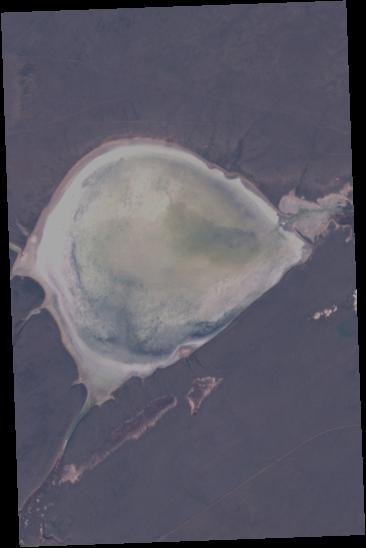
#> input picture water_body.jpg, 366 x 548 px
$ jupyter execute LAke_segmentation.ipynb
#> lines starting #> are read from the running program, lines starting #| are printed output that depends on the picture; after the words box and inside, x2 and y2 are one past the last pixel; in counts of white or black regions, pixels touching at a corner belong together; long printed decimals are rounded
[cell 1]
import cv2
import numpy as np
import matplotlib.pyplot as plt

[cell 2]
image = cv2.imread(r'water_body.jpg')
#> image is the input picture: shape (548, 366, 3); mean B, G, R 100.9, 89, 91.2
mask = cv2.imread(r'water_body_Masked.jpg' , 0)
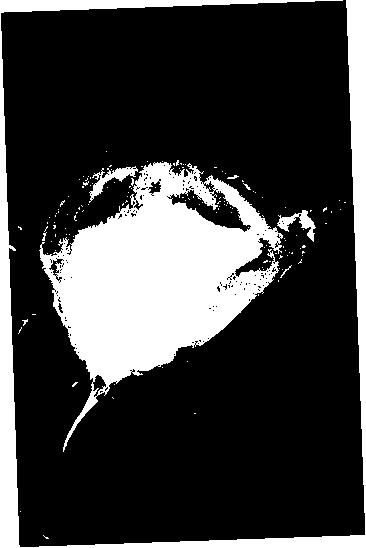
#> input picture water_body_Masked.jpg, 366 x 548 px
#> mask is the input picture: shape (548, 366); min 0, max 255, mean 60.7
image_bw = cv2.imread(r'water_body.jpg' , 0)
#> image_bw: shape (548, 366); min 0, max 179, mean 91

[cell 3]
mask = mask/255

[cell 4]
plt.imshow(image)

[cell 5]
plt.imshow(mask)

Image Preprocessing

[cell 6]
def preprocess(image):

    clahe = cv2.createCLAHE(clipLimit=2.0, tileGridSize=(8,8))

    enhanced_img = clahe.apply(image)

    return enhanced_img

[cell 7]
contrast_enhanced = preprocess(image_bw)

[cell 8]
plt.imshow(preprocess(contrast_enhanced))
#> in preprocess (call 2), `enhanced_img = clahe.apply(image)`:
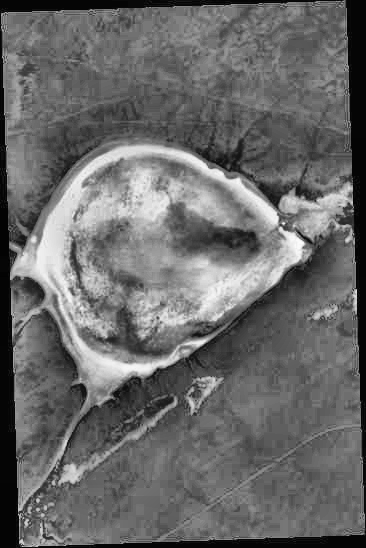
#> enhanced_img: shape (548, 366); min 2, max 252, mean 105.2

Segment

Watershed

[cell 9]
def watershed(image , org_image):

    ret, thresh = cv2.threshold(image,119,255,cv2.THRESH_BINARY_INV+cv2.THRESH_OTSU)

    kernel = np.ones((3,3),np.uint8)

    opening = cv2.morphologyEx(thresh,cv2.MORPH_OPEN,kernel, iterations = 2)

    sure_bg = cv2.dilate(opening,kernel,iterations=3)

    dist_transform = cv2.distanceTransform(opening,cv2.DIST_L2,5)
    ret, sure_fg = cv2.threshold(dist_transform,0.7*dist_transform.max(),255,0)

    sure_fg = np.uint8(sure_fg)
    unknown = cv2.subtract(sure_bg,sure_fg)

    ret, markers = cv2.connectedComponents(sure_fg)

    markers = markers+1

    markers[unknown==255] = 0

    markers = cv2.watershed(org_image,markers)


    segments = np.zeros_like(org_image)

    segments[markers == -1] = [255,255 , 255]

    return segments , markers

[cell 10]
segment , marker = watershed(contrast_enhanced , image)
#> in watershed, `ret, thresh = cv2.threshold(image,119,255,cv2.THRESH_BINARY_INV+cv2.TH..`:
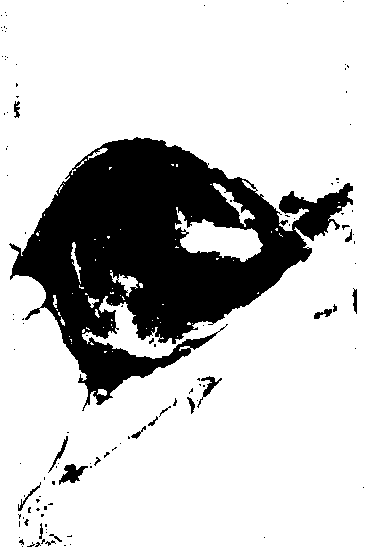
#> thresh: shape (548, 366); 78.5% white; 115 black regions (96 under 20 px), largest, box (x1, y1, x2, y2) and area: (9, 137, 353, 411) 41390, (59, 464, 88, 485) 293, (197, 376, 222, 408) 178
#> in watershed, `ret, thresh = cv2.threshold(image,119,255,cv2.THRESH_BINARY_INV+cv2.TH..`: ret = 119
#> in watershed, `opening = cv2.morphologyEx(thresh,cv2.MORPH_OPEN,kernel, iterations = 2)`: opening: shape (548, 366); 77.3% white; 52 black regions (38 under 20 px), largest, box (x1, y1, x2, y2) and area: (9, 137, 353, 411) 43422, (52, 457, 101, 485) 404, (187, 376, 222, 414) 368
#> in watershed, `sure_bg = cv2.dilate(opening,kernel,iterations=3)`: sure_bg: shape (548, 366); 81.9% white; 7 black regions (4 under 20 px), largest, box (x1, y1, x2, y2) and area: (15, 141, 347, 394) 36072, (66, 468, 79, 479) 98, (202, 380, 213, 389) 38
#> in watershed, `ret, sure_fg = cv2.threshold(dist_transform,0.7*dist_transform.max(),2..`:
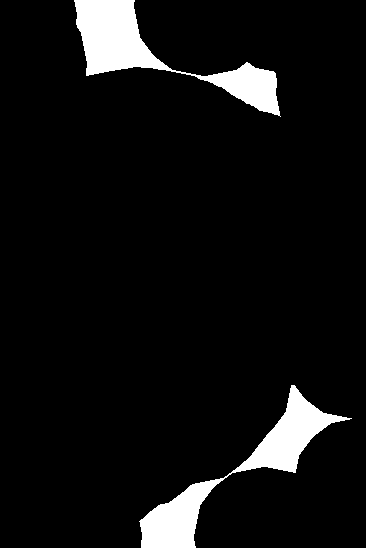
#> sure_fg: shape (548, 366) float32; 6.6% white; 2 white regions, box (x1, y1, x2, y2) and area: (74, 0, 281, 117) 6704, (139, 385, 352, 548) 6503
#> in watershed, `ret, sure_fg = cv2.threshold(dist_transform,0.7*dist_transform.max(),2..`: ret = 70.67
#> in watershed, `unknown = cv2.subtract(sure_bg,sure_fg)`: unknown: shape (548, 366); 75.4% white; 9 black regions (4 under 20 px), largest, box (x1, y1, x2, y2) and area: (15, 141, 347, 394) 36072, (74, 0, 281, 117) 6704, (139, 385, 352, 548) 6503, (66, 468, 79, 479) 98, (202, 380, 213, 389) 38
#> in watershed, `ret, markers = cv2.connectedComponents(sure_fg)`: markers: shape (548, 366) int32; 3 distinct labels, from 0 to 2
#> in watershed, `ret, markers = cv2.connectedComponents(sure_fg)`: ret = 3
#> in watershed, `markers = markers+1`:
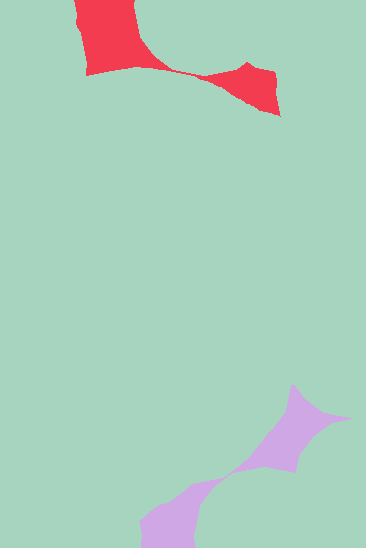
#> markers: shape (548, 366) int32; 3 distinct labels, from 1 to 3; one colour per label, 0 black
#> in watershed, `markers[unknown==255] = 0`: markers: shape (548, 366) int32; 4 distinct labels, from 0 to 3
#> in watershed, `markers = cv2.watershed(org_image,markers)`:
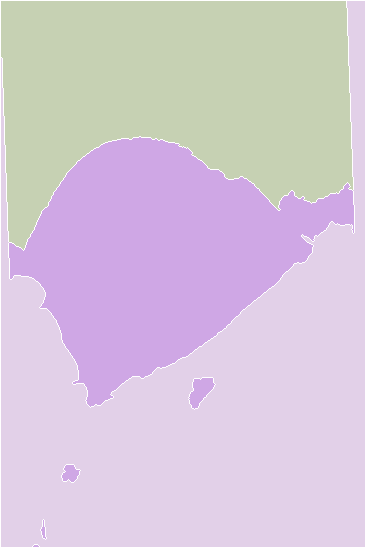
#> markers: shape (548, 366) int32; 4 distinct labels, from -1 to 3; one colour per label, 0 black, -1 white
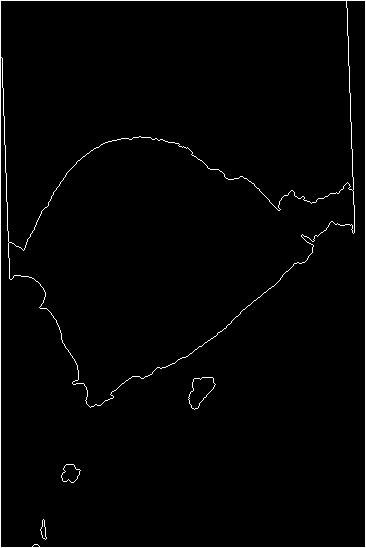
#> segment: shape (548, 366, 3); 1.7% white in thin lines or dots

[cell 11]
plt.imshow(segment)

[cell 12]
cv2.imwrite(r'Outputs/watershed.jpg' , segment)
#> Out = True

Grabcut

[cell 13]
def grabcut(image):
    mask = np.zeros(image.shape[:2], np.uint8)

    rect = (10 , 10, 350, 500)

    bgdModel = np.zeros((1, 65), np.float64)
    fgdModel = np.zeros((1, 65), np.float64)
    cv2.grabCut(image, mask, rect, bgdModel, fgdModel, 5, cv2.GC_INIT_WITH_RECT)

    segmented = np.where((mask == 2) | (mask == 0), 0, 1).astype('uint8')
    result = image * segmented[:, :, np.newaxis]

    return result , segmented

[cell 14]
result , segmented =  grabcut(image)
#> segmented: shape (548, 366); values 0 (black) and 1 (white), 24.4% white; 7 white regions (2 under 20 px), largest, box (x1, y1, x2, y2) and area: (10, 137, 353, 408) 48863, (353, 290, 357, 311) 49, (314, 312, 323, 319) 39, (324, 309, 332, 316) 38, (190, 400, 194, 409) 22

[cell 15]
segmented.shape
#> Out = (548, 366)

[cell 16]
ret, segmented_th = cv2.threshold(segmented, 119, 255, cv2.THRESH_BINARY_INV+cv2.THRESH_OTSU)
#> ret = 0

[cell 17]
plt.imshow(segmented_th)

[cell 18]
segmented_th.shape
#> Out = (548, 366)

[cell 19]
plt.imshow(np.expand_dims(segmented_th, axis=-1))

[cell 20]
cv2.imwrite(r'Outputs/grabcut.jpg' , segmented_th)
#> Out = True

Binary Thresholding

[cell 21]
ret, binary_image = cv2.threshold(contrast_enhanced, 119, 255, cv2.THRESH_BINARY + cv2.THRESH_OTSU)
#> ret = 119

[cell 22]
ret
#> Out = 119

[cell 23]
plt.imshow(binary_image)

[cell 24]
plt.imshow(mask)

[cell 25]
binary_image.shape
#> Out = (548, 366)

[cell 26]
cv2.imwrite(r'Outputs/binary_mask.jpg' , binary_image )
#> Out = True

Morphological Operations

[cell 27]
image = cv2.imread('water_body.jpg')

hsv = cv2.cvtColor(image, cv2.COLOR_BGR2HSV)
#> hsv: shape (548, 366, 3); mean H, S, V 109.1, 41.6, 101.9

lower_threshold = np.array([90, 0, 0])
upper_threshold = np.array([130, 255, 255])

mask = cv2.inRange(hsv, lower_threshold, upper_threshold)
#> mask: shape (548, 366); 72.6% white; 36 black regions (13 under 20 px), largest, box (x1, y1, x2, y2) and area: (0, 0, 366, 548) 48607, (96, 538, 366, 548) 1355, (0, 0, 224, 9) 1137

kernel = cv2.getStructuringElement(cv2.MORPH_ELLIPSE, (3, 3))
mask = cv2.morphologyEx(mask, cv2.MORPH_CLOSE, kernel)
#> mask: shape (548, 366); 72.9% white; 31 black regions (11 under 20 px), largest, box (x1, y1, x2, y2) and area: (0, 0, 366, 548) 47674, (96, 538, 366, 548) 1353, (0, 0, 224, 9) 1135
mask_ = cv2.morphologyEx(mask, cv2.MORPH_OPEN, kernel)
#> mask_: shape (548, 366); 72.8% white; 31 black regions (10 under 20 px), largest, box (x1, y1, x2, y2) and area: (0, 0, 366, 548) 47874, (96, 538, 366, 548) 1353, (0, 0, 224, 9) 1135


cv2.imwrite('Outputs/Morphology.jpg', mask_)
#> Out = True

[cell 28]
cv2.imwrite('Outputs/Morphology_inb.jpg', 255-mask_)
#> Out = True

Graphcut

[cell 29]
def graphcut_segmentation(image_path):

    image = cv2.imread(image_path)
    lab = cv2.cvtColor(image, cv2.COLOR_BGR2LAB)

    x, y, w, h = 10 ,  10 , 350 , 500
    mask = np.zeros(lab.shape[:2], dtype=np.uint8)
    cv2.rectangle(mask, (x, y), (x+w, y+h), 1, -1)

    fgdModel = np.zeros((1, 65), dtype=np.float64)
    bgdModel = np.zeros((1, 65), dtype=np.float64)

    cv2.grabCut(lab, mask, (x, y, w, h), bgdModel, fgdModel, 5, cv2.GC_INIT_WITH_RECT)

    mask2 = np.where((mask == 2) | (mask == 0), 0, 1).astype('uint8')

    return mask2

[cell 30]
mask_gfcut = graphcut_segmentation(r'water_body.jpg')
#> in graphcut_segmentation, `lab = cv2.cvtColor(image, cv2.COLOR_BGR2LAB)`: lab: shape (548, 366, 3); mean of channels 0, 1, 2 97.2, 131.6, 121.6
#> in graphcut_segmentation, `cv2.rectangle(mask, (x, y), (x+w, y+h), 1, -1)`: mask: shape (548, 366); values 0 (black) and 1 (white), 87.7% white; 1 black region, box (x1, y1, x2, y2) and area: (0, 0, 366, 548) 24717

[cell 31]
plt.imshow(graphcut_segmentation(r'water_body.jpg'))
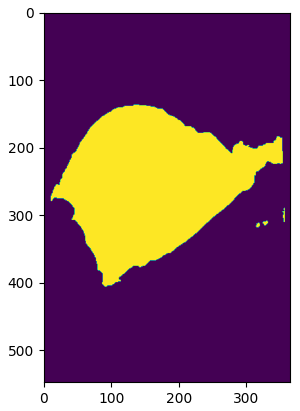
#> figure drawn by matplotlib, 1 panel

[cell 32]
cv2.imwrite(r'Outputs/graphcut.jpg' , mask_gfcut)
#> Out = True

[cell 33]
cv2.imwrite(r'Outputs/graphcut_inv.jpg' , 1-mask_gfcut)
#> Out = True

Calculate Metrics

[cell 34]
class MSELoss:
    def __init__(self):
        pass

    def forward(self, inputs, targets):
        inputs = inputs.flatten()
        targets = targets.flatten()

        mse_loss = np.mean((inputs - targets) ** 2)

        return mse_loss

[cell 35]
class DiceLoss:
    def __init__(self, weight=None, size_average=True):
        pass

    def forward(self, inputs, targets, smooth=1e-1):
        inputs = np.where(inputs == 255, 1, 0).astype(np.uint8)
        targets = np.where(targets == 255, 1, 0).astype(np.uint8)

        inputs = inputs.flatten()
        targets = targets.flatten()

        intersection = np.sum(inputs * targets)
        dice = (2. * intersection + smooth) / (np.sum(inputs) + np.sum(targets) + smooth)

        return 1 - dice

[cell 36]
ALPHA = 0.8
GAMMA = 2

class FocalLoss:
    def __init__(self, weight=None, size_average=True):
        pass

    def forward(self, inputs, targets, alpha=ALPHA, gamma=GAMMA, smooth=1e-1):

        inputs = np.where(inputs == 255, 1, 0).astype(np.uint8)
        targets = np.where(targets == 255, 1, 0).astype(np.uint8)

        inputs = 1 / (1 + np.exp(-inputs))

        inputs = inputs.flatten()
        targets = targets.flatten()

        BCE = -np.mean(targets * np.log(inputs + smooth) + (1 - targets) * np.log(1 - inputs + smooth))
        BCE_EXP = np.exp(-BCE)
        focal_loss = alpha * (1 - BCE_EXP) ** gamma * BCE

        return focal_loss

[cell 37]
def calculate_metric(output , gt):

    mse = MSELoss()
    focal = FocalLoss()
    dice = DiceLoss()

    mse_score = np.mean((output - gt) ** 2)
    focal_score = focal.forward(output , gt)
    dice_score = dice.forward(output , gt)

    return mse_score , focal_score , dice_score

[cell 38]
mask_gt = cv2.imread(r'water_body_Masked.jpg' , 0 )

Grabcut

[cell 39]
mask_gbcut = cv2.imread(r'Outputs/grabcut.jpg' , 0)
#> mask_gbcut: shape (548, 366); min 0, max 255, mean 192.7

[cell 40]
mse , focal , dice = calculate_metric(mask_gbcut , mask_gt)
#> in calculate_metric, `mse_score = np.mean((output - gt) ** 2)`: mse_score = 5.05
#> in forward, `inputs = np.where(inputs == 255, 1, 0).astype(np.uint8)`: inputs: shape (548, 366); values 0 (black) and 1 (white), 74.6% white; 101 black regions (96 under 20 px), largest, box (x1, y1, x2, y2) and area: (8, 136, 360, 408) 50290, (313, 304, 344, 320) 175, (352, 289, 360, 312) 104, (189, 400, 200, 411) 45, (64, 440, 72, 448) 37
#> in forward, `targets = np.where(targets == 255, 1, 0).astype(np.uint8)`: targets: shape (548, 366); values 0 (black) and 1 (white), 20.2% white; 263 white regions (249 under 20 px), largest, box (x1, y1, x2, y2) and area: (40, 162, 279, 387) 26216, (346, 0, 366, 459) 4605, (0, 31, 19, 548) 4548
#> in forward, `BCE = -np.mean(targets * np.log(inputs + smooth) + (1 - targets) * np...`: BCE = 0.216
#> in forward, `BCE_EXP = np.exp(-BCE)`: BCE_EXP = 0.806
#> in forward, `focal_loss = alpha * (1 - BCE_EXP) ** gamma * BCE`: focal_loss = 0.00654
#> in forward, `intersection = np.sum(inputs * targets)`: intersection = 13156
#> in forward, `dice = (2. * intersection + smooth) / (np.sum(inputs) + np.sum(targets..`: dice = 0.138
#> in calculate_metric, `dice_score = dice.forward(output , gt)`: dice_score = 0.862
#> mse = 5.05; focal = 0.00654; dice = 0.862

[cell 41]
print("MSE Loss : " , mse)
#| MSE Loss :  5.052
print("Focal Loss : " , focal)
#| Focal Loss :  0.006535
print("Dice : " , dice)
#| Dice :  0.8615

Binary Thresholding

[cell 42]
mask_bin = cv2.imread(r'Outputs/binary_mask.jpg' , 0)
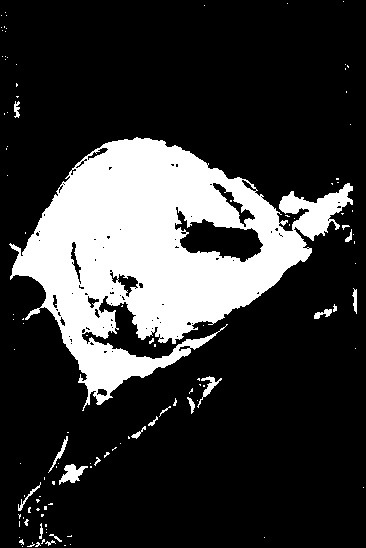
#> mask_bin: shape (548, 366); min 0, max 255, mean 54.8

[cell 43]
mse , focal , dice =  calculate_metric(mask_bin.astype(np.uint8) , mask_gt.astype(np.uint8))
#> in forward (call 2), `inputs = np.where(inputs == 255, 1, 0).astype(np.uint8)`: inputs: shape (548, 366); values 0 (black) and 1 (white), 18.7% white; 169 white regions (155 under 20 px), largest, box (x1, y1, x2, y2) and area: (9, 137, 312, 405) 34952, (279, 183, 353, 241) 1416, (59, 464, 88, 485) 183
#> mse = 4.64; focal = 0.11; dice = 0.505

[cell 44]
print("MSE Loss : " , mse)
#| MSE Loss :  4.640
print("Focal Loss : " , focal)
#| Focal Loss :  0.1095
print("Dice : " , dice)
#| Dice :  0.5048

Morphology

[cell 45]
mask_morp = cv2.imread(r'Outputs/Morphology.jpg' , 0)
#> mask_morp: shape (548, 366); min 0, max 255, mean 185.6

[cell 46]
mse , focal , dice = calculate_metric( mask_morp.astype(np.uint8) , mask_gt.astype(np.uint8))
#> call 3 of forward, with alpha = 0.8, gamma = 2, smooth = 0.1
#> in forward (call 3), `inputs = np.where(inputs == 255, 1, 0).astype(np.uint8)`:
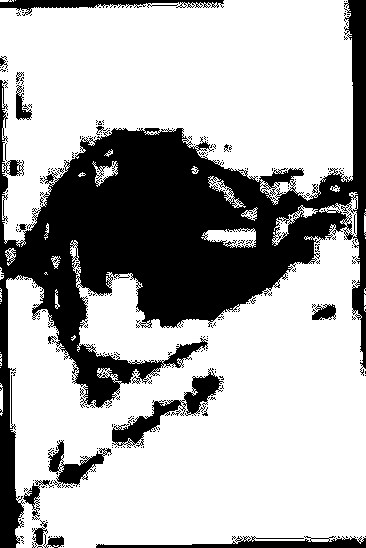
#> inputs: shape (548, 366); values 0 (black) and 1 (white), 69.6% white; 286 black regions (269 under 20 px), largest, box (x1, y1, x2, y2) and area: (0, 0, 366, 548) 52782, (112, 368, 224, 448) 1999, (96, 536, 366, 548) 1551
#> in forward (call 3), `BCE = -np.mean(targets * np.log(inputs + smooth) + (1 - targets) * np...`: BCE = 0.221
#> in forward (call 3), `BCE_EXP = np.exp(-BCE)`: BCE_EXP = 0.802
#> in forward (call 3), `focal_loss = alpha * (1 - BCE_EXP) ** gamma * BCE`: focal_loss = 0.00695
#> in forward (call 3), `intersection = np.sum(inputs * targets)`: intersection = 11044
#> in forward (call 3), `dice = (2. * intersection + smooth) / (np.sum(inputs) + np.sum(targets..`: dice = 0.123
#> mse = 5.26; focal = 0.00695; dice = 0.877

[cell 47]
print("MSE Loss : " , mse)
#| MSE Loss :  5.260
print("Focal Loss : " , focal)
#| Focal Loss :  0.00695
print("Dice : " , dice)
#| Dice :  0.8773

Graphcut

[cell 48]
mse , focal , dice = calculate_metric(mask_gfcut.astype(np.uint8) , mask_gt.astype(np.uint8))
#> in forward (call 4), `inputs = np.where(inputs == 255, 1, 0).astype(np.uint8)`: inputs: shape (548, 366); every value is 0
#> in forward (call 4), `inputs = 1 / (1 + np.exp(-inputs))`: inputs: shape (548, 366) float16; every value is 0.5
#> mse = 4.76; focal = 0.0653; dice = 1

[cell 49]
print("MSE Loss : " , mse)
#| MSE Loss :  4.759
print("Focal Loss : " , focal)
#| Focal Loss :  0.06534
print("Dice : " , dice)
#| Dice :  1
